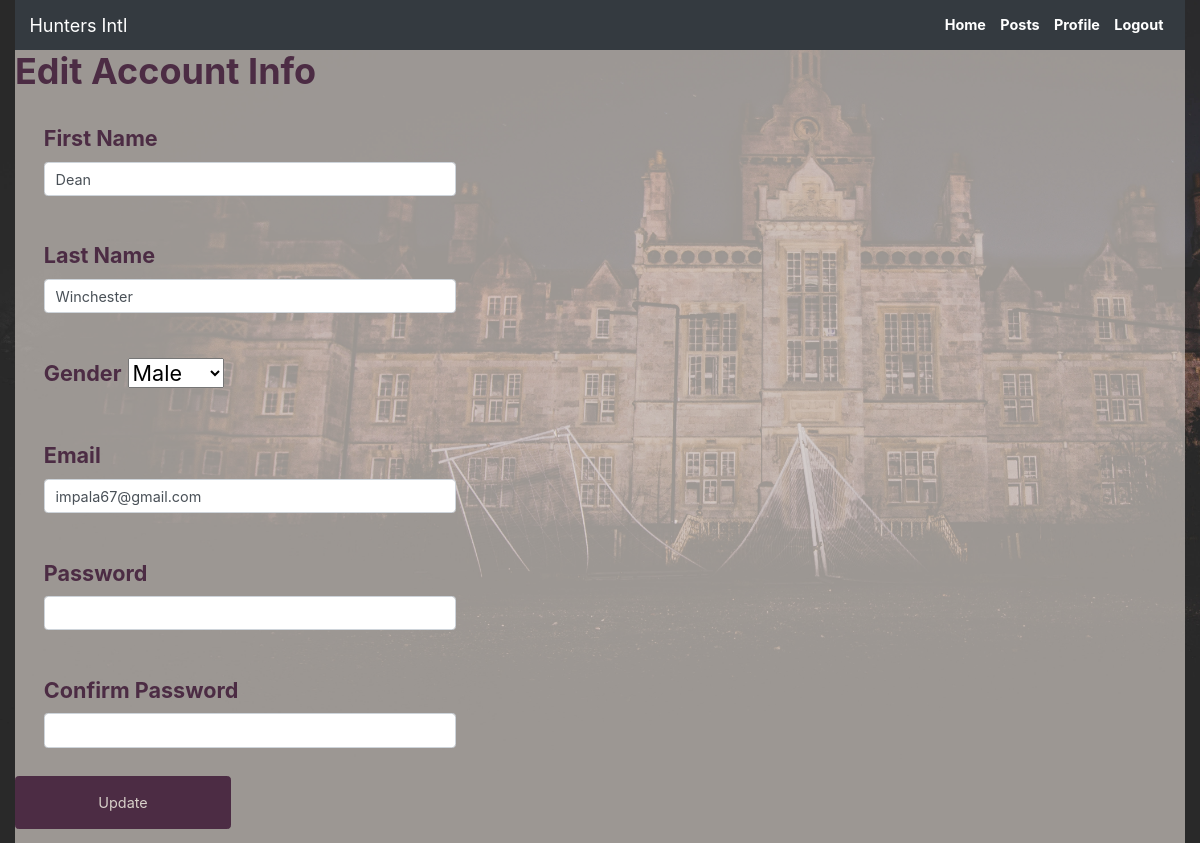
The app's page /edit_pg/2 with its own data.
### hunter_app/models.py (models this page shows)
class User(models.Model):
    first_name = models.CharField(max_length=50)
    last_name = models.CharField(max_length=50)
    gender = models.CharField(max_length=6)
    email = models.CharField(max_length=255)
    password = models.CharField(max_length=255)
    confirm_pw = models.CharField(max_length=255)
    objects = UserManager()

### hunter_app/views.py (the view)
# urls.py: path('edit_pg/<int:id>', views.edit_pg),
def edit_pg(request,id):
    context = {
        'user': User.objects.get(id=id)
    }
    return render(request, 'edit.html', context)

### hunter_app/templates/edit.html (shortened to what this page needs)
<!DOCTYPE html>
<html lang="en">
<head>
    <link rel="stylesheet" href="https://cdn.jsdelivr.net/npm/bootstrap@4.6.0/dist/css/bootstrap.min.css">
    {% load static %}
    <link rel="stylesheet" href="{% static 'css/style.css' %}">
</head>
<body>
    <div class="container-fluid">
        <header>
            <nav class="navbar navbar-expand-lg navbar-dark bg-dark">
            <a class="navbar-brand" href="/success">Hunters Intl</a>
                <div class="collapse navbar-collapse" id="navbarNav">
                    <ul class="navbar-nav ml-auto">
                        <li class="nav-item">
                            <a class="nav-link active" aria-current="page" href="/user_profile/{{user.id}}"><b>Home</b></a>
                        </li>
                        <li class="nav-item">
                            <a class="nav-link active" aria-current="page" href="/success"><b>Posts</b></a>
                        </li>
                        <li class="nav-item">
                            <a class="nav-link active" aria-current="page" href="/edit_pg/{{user.id}}"><b>Profile</b></a>
                        </li>
                        <li class="nav-item">
                            <a class="nav-link active" aria-current="page" href="/logout"><b>Logout</b></a>
                        </li>
                    </ul>
                </div>
            </nav>
        </header>
        <div class="wrapper">
            <div class="row">
                <div class="col-5">
                    <h1>Edit Account Info</h1>
                    <form action="/edit/{{user.id}}" method="POST">
                        <div class="form-group">
                            <label for="first_name">First Name</label>
                            <input name="first_name" type="text" class="form-control" value="{{user.first_name}}">
                        </div>
                        <div class="form-group">
                            <label for="last_name">Last Name</label>
                            <input name="last_name" type="text" class="form-control" value="{{user.last_name}}">
                        </div>
                        <div class="form-group">
                            <label for="gender">Gender</label>
                            <select name="gender" class="gender">
                                <option value="{{user.gender}}">{{user.gender}}</option>
                            </select>
                        </div>
                        <div class="form-group">
                            <label for="email">Email</label>
                            <input name="email" type="text" class="form-control" value="{{user.email}}">
                        </div>
                        <div class="form-group">
                            <label for="password">Password</label>
                            <input name="password" type="password" class="form-control">
                        </div>
                        <div class="form-group">
                            <label for="confirm_password">Confirm Password</label>
                            <input name="confirm_password" type="password" class="form-control">
                        </div>
                        <div class="form_group">
                            <button class="btn btn-dark" type="submit">Update</button>
                        </div>
                    </form>
                </div>
            </div>
        </div>
    </div>
</body>
</html>

### hunter_app/static/css/style.css (style rules this page uses)
:root { font-family: 'Franklin Gothic Medium', 'Arial Narrow', Arial, sans-serif; font-size: 90%; color: #4c2c44; }
.wrapper { background-color: #d8d1caa8; }
.gender { text-transform: capitalize; }
body { background-image: url('../image/castle.jpg'); background-size: cover; background-repeat: no-repeat; background-color: #333; background-attachment: fixed; }
* { box-sizing: border-box; margin: 0; padding: 0; }
h1, h2, h3, h4 { margin-bottom: 1rem; }
h1 { font-size: 5 rem; color:#4c2c44; font-weight: bold; margin-bottom: 1rem; }
label { font-weight: bold; }
.form-group { color: #4c2c44; font-size: 1.5rem; padding: 1rem; margin: 1rem; border-radius: 25px; }
.btn { font-size: 1rem; padding: 1rem; width: 15rem; text-align: center; border: 0.1rem solid #4c2c44; margin-bottom: 1rem; text-decoration: none; color: #d8d1ca; background-color: #4c2c44; }

### records on screen
User: first_name "Dean", last_name "Winchester", gender "male", email "impala67@gmail.com"
